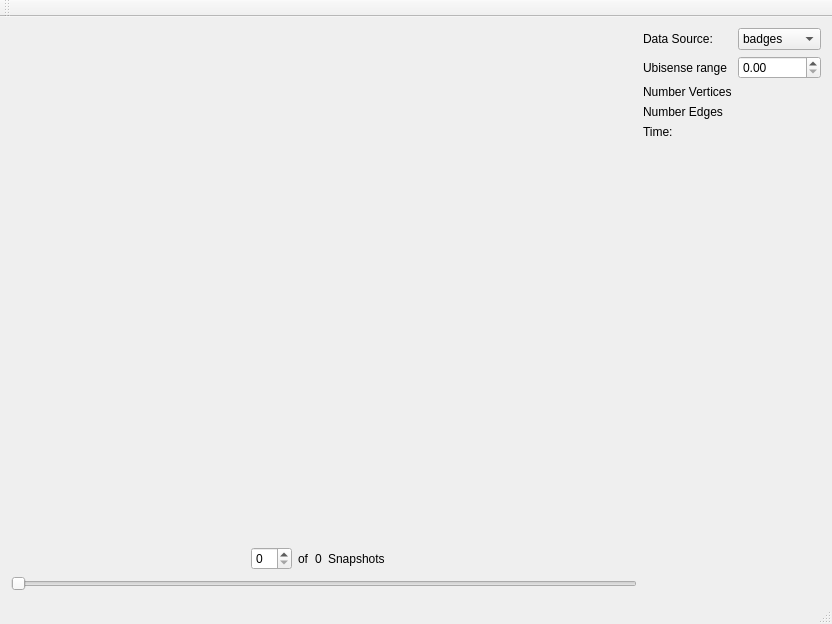
<?xml version="1.0" encoding="UTF-8"?>
<ui version="4.0">
 <class>MainWindow</class>
 <widget class="QMainWindow" name="MainWindow">
  <property name="geometry">
   <rect>
    <x>0</x>
    <y>0</y>
    <width>832</width>
    <height>624</height>
   </rect>
  </property>
  <property name="windowTitle">
   <string>MainWindow</string>
  </property>
  <widget class="QWidget" name="centralWidget">
   <layout class="QHBoxLayout" name="horizontalLayout_3">
    <item>
     <layout class="QVBoxLayout" name="verticalLayout_6">
      <item>
       <layout class="QHBoxLayout" name="horizontalLayout">
        <item>
         <spacer name="verticalSpacer_2">
          <property name="orientation">
           <enum>Qt::Vertical</enum>
          </property>
          <property name="sizeHint" stdset="0">
           <size>
            <width>20</width>
            <height>40</height>
           </size>
          </property>
         </spacer>
        </item>
       </layout>
      </item>
      <item>
       <layout class="QHBoxLayout" name="horizontalLayout_4">
        <item>
         <spacer name="horizontalSpacer">
          <property name="orientation">
           <enum>Qt::Horizontal</enum>
          </property>
          <property name="sizeHint" stdset="0">
           <size>
            <width>40</width>
            <height>20</height>
           </size>
          </property>
         </spacer>
        </item>
        <item>
         <widget class="QSpinBox" name="snapshotSpinBox"/>
        </item>
        <item>
         <widget class="QLabel" name="label_8">
          <property name="text">
           <string>of</string>
          </property>
         </widget>
        </item>
        <item>
         <widget class="QLabel" name="numberSnapshotLabel">
          <property name="text">
           <string>0</string>
          </property>
         </widget>
        </item>
        <item>
         <widget class="QLabel" name="label_9">
          <property name="text">
           <string>Snapshots</string>
          </property>
         </widget>
        </item>
        <item>
         <spacer name="horizontalSpacer_2">
          <property name="orientation">
           <enum>Qt::Horizontal</enum>
          </property>
          <property name="sizeHint" stdset="0">
           <size>
            <width>40</width>
            <height>20</height>
           </size>
          </property>
         </spacer>
        </item>
        <item>
         <widget class="QLabel" name="label_2">
          <property name="text">
           <string/>
          </property>
         </widget>
        </item>
       </layout>
      </item>
      <item>
       <widget class="QSlider" name="snapshotSlider">
        <property name="orientation">
         <enum>Qt::Horizontal</enum>
        </property>
       </widget>
      </item>
     </layout>
    </item>
    <item>
     <layout class="QGridLayout" name="gridLayout_3">
      <item row="2" column="1">
       <widget class="QLabel" name="numVerticesLabel">
        <property name="text">
         <string/>
        </property>
       </widget>
      </item>
      <item row="1" column="0">
       <widget class="QLabel" name="label_3">
        <property name="text">
         <string>Ubisense range</string>
        </property>
       </widget>
      </item>
      <item row="4" column="0">
       <widget class="QLabel" name="label_6">
        <property name="text">
         <string>Time:</string>
        </property>
       </widget>
      </item>
      <item row="2" column="0">
       <widget class="QLabel" name="label_4">
        <property name="text">
         <string>Number Vertices</string>
        </property>
       </widget>
      </item>
      <item row="0" column="1">
       <widget class="QComboBox" name="sourceComboBox">
        <item>
         <property name="text">
          <string>badges</string>
         </property>
        </item>
        <item>
         <property name="text">
          <string>ubisense</string>
         </property>
        </item>
        <item>
         <property name="text">
          <string>combined</string>
         </property>
        </item>
       </widget>
      </item>
      <item row="0" column="0">
       <widget class="QLabel" name="label">
        <property name="text">
         <string>Data Source:</string>
        </property>
       </widget>
      </item>
      <item row="1" column="1">
       <widget class="QDoubleSpinBox" name="ubiRangeSpinBox"/>
      </item>
      <item row="3" column="1">
       <widget class="QLabel" name="numEdgesLabel">
        <property name="text">
         <string/>
        </property>
       </widget>
      </item>
      <item row="4" column="1">
       <widget class="QLabel" name="timeLabel">
        <property name="text">
         <string/>
        </property>
       </widget>
      </item>
      <item row="3" column="0">
       <widget class="QLabel" name="label_5">
        <property name="text">
         <string>Number Edges</string>
        </property>
       </widget>
      </item>
      <item row="5" column="0">
       <spacer name="verticalSpacer">
        <property name="orientation">
         <enum>Qt::Vertical</enum>
        </property>
        <property name="sizeHint" stdset="0">
         <size>
          <width>20</width>
          <height>40</height>
         </size>
        </property>
       </spacer>
      </item>
     </layout>
    </item>
   </layout>
  </widget>
  <widget class="QMenuBar" name="menuBar">
   <property name="geometry">
    <rect>
     <x>0</x>
     <y>0</y>
     <width>832</width>
     <height>20</height>
    </rect>
   </property>
  </widget>
  <widget class="QToolBar" name="mainToolBar">
   <attribute name="toolBarArea">
    <enum>TopToolBarArea</enum>
   </attribute>
   <attribute name="toolBarBreak">
    <bool>false</bool>
   </attribute>
  </widget>
  <widget class="QStatusBar" name="statusBar"/>
 </widget>
 <layoutdefault spacing="6" margin="11"/>
 <resources/>
 <connections/>
</ui>
